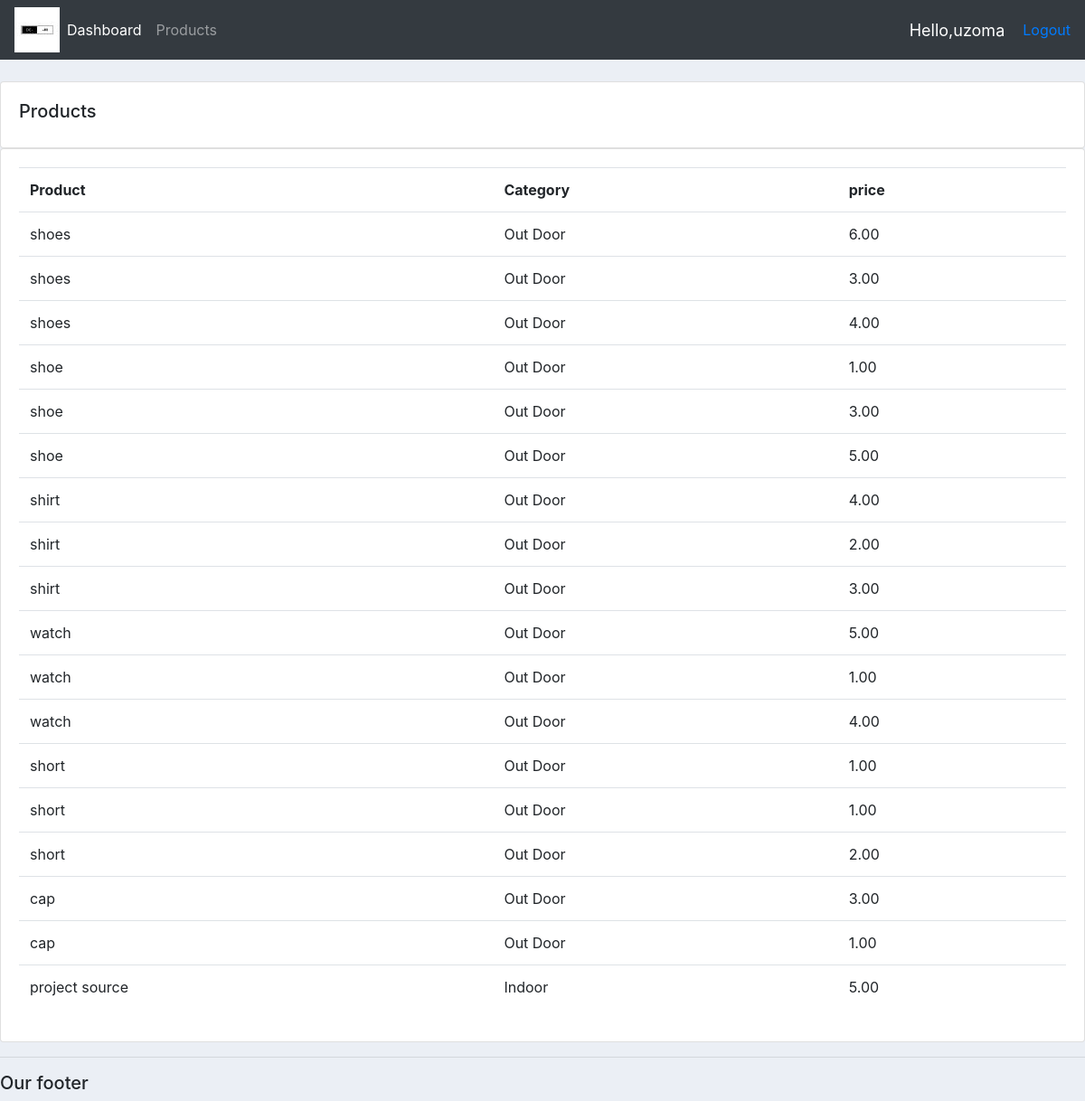
/product/ (signed in), run on the app's committed database.
### mart/models.py (models this page shows, shortened)
class Product(models.Model):
    CATEGORY =(
        ('Indoor', 'Indoor'),
        ('Out Door', 'Out Door'),
    )
    name = models.CharField(max_length=200, null=True)
    price = models.DecimalField(max_digits=7, decimal_places=2)
    category = models.CharField(max_length=200, null=True, choices=CATEGORY)
    description = models.CharField(max_length=200, null=True)
    date_created = models.DateTimeField(auto_now_add=True, null=True)
    tags = models.ManyToManyField(Tag)
    digital = models.BooleanField(default=False, null=True, blank=False)
    image = models.ImageField(null=True, blank=True)

### mart/decorators.py (the view)
        def wrapper_func(request, *args, **kwargs):
            group = None
            if request.user.groups.exists():
                group = request.user.groups.all()[0].name
            if group in allowed_roles:
              return view_func(request, *args, **kwargs)
            else:
                return HttpResponse('you are not allowed to view this page')

### mart/views.py (called while the page is built)
@login_required(login_url='login')
@allowed_users(allowed_roles=['admin'])
def products(request):
    products = Product.objects.all()
    context = {
        "products": products
    }
    return render(request, 'account/products.html', context)

### mart/templates/account/products.html
{% extends 'account/main.html' %}
{% block content %}
<br>
<div class="row">
    <div class="col-md">
        <div class="card card-body">
            <h5>Products</h5>
        </div>
        <div class="card card-body">
            <table class="table">
                <tr>
                    <th>Product</th>
                    <th>Category</th>
                    <th>price</th>
                </tr>
                {% for i in products %}
                    <tr>
                        <td>{{i.name}}</td>
                        <td>{{i.category}}</td>
                        <td>{{i.price}}</td>
                    </tr>
                {% endfor %}
            </table>
        </div>
    </div>
</div>
{% endblock %}

### mart/templates/account/Navbar.html (shortened to what this page needs)
{% load static %}
<nav class="navbar navbar-expand-lg navbar-dark bg-dark">
    <Img src="{% static 'images/logo.jpg' %}">
    <div class="collapse navbar-collapse" id="navbarNavAltMarkup">
      <ul class="navbar-nav">
        <li class="navbar-nav">
        <a class="nav-link active" href="{% url 'home' %}">Dashboard</a>
        </li>
        <li class="navbar-nav">
        <a class="nav-link" href="{% url 'product' %}">Products</a>
        </li>
      </ul>
    </div>
    <span class="hello-msg">Hello,{{request.user}}</span>
    <span><a href="{% url 'logout' %}">Logout</a></span>
</nav>

### static/CSS/real.css (style rules this page uses)
body { background-color: #ebeff5; }

### mart/templates/account/Navbar.html (style rules this page uses)
.hello-msg { font-size: 18px; color: #fff; margin-right: 20px; }

### data on the page
Product: name "shoes", category "Out Door", price "6.00"
Product: name "shoes", category "Out Door", price "3.00"
Product: name "shoes", category "Out Door", price "4.00"
Product: name "shoe", category "Out Door", price "1.00"
Product: name "shoe", category "Out Door", price "3.00"
Product: name "shoe", category "Out Door", price "5.00"
Product: name "shirt", category "Out Door", price "4.00"
Product: name "shirt", category "Out Door", price "2.00"
Product: name "shirt", category "Out Door", price "3.00"
Product: name "watch", category "Out Door", price "5.00"
Product: name "watch", category "Out Door", price "1.00"
Product: name "watch", category "Out Door", price "4.00"
Product: name "short", category "Out Door", price "1.00"
Product: name "short", category "Out Door", price "1.00"
Product: name "short", category "Out Door", price "2.00"
Product: name "cap", category "Out Door", price "3.00"
Product: name "cap", category "Out Door", price "1.00"
Product: name "project source", category "Indoor", price "5.00"

### other printed values
{{ request.user }} "uzoma"
